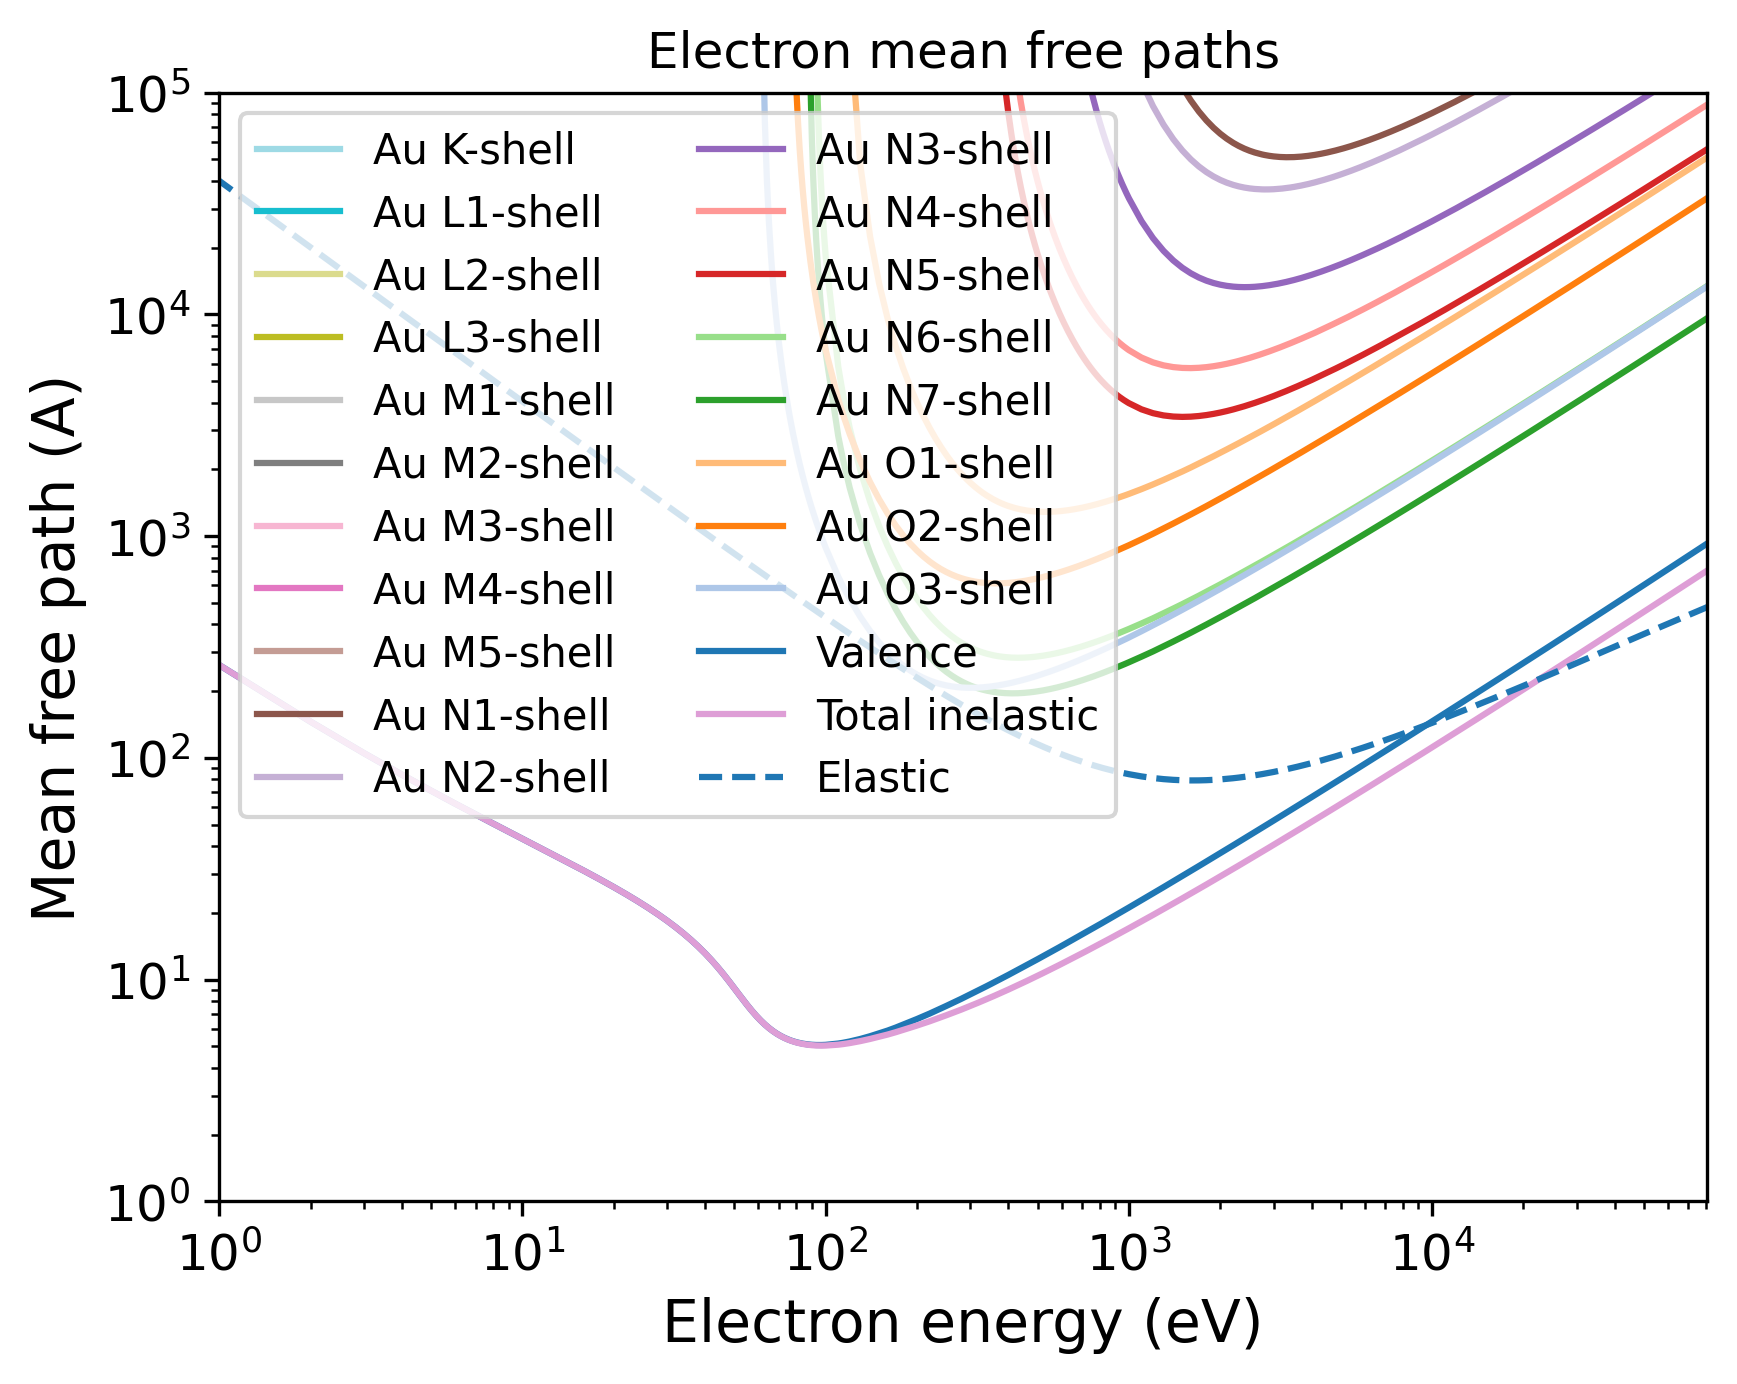

Write Python code to recreate this figure.
import pandas as pd
import numpy as np
import matplotlib.pyplot as plt
import matplotlib.cm as cm
# Set the format:
plt.xlabel("Electron energy (eV)", fontsize=14)
plt.ylabel("Mean free path (A)", fontsize=14)
plt.xticks(fontsize=12)
plt.yticks(fontsize=12)
plt.grid(False)
# Set the axes:
# Read the output file:
df = pd.read_csv(r"OUTPUT_Au_NP_Electron_IMFP.dat", sep=r'\s+', header=None, comment="#", skipinitialspace=True)
plt.xscale("log")
plt.yscale("log")
# Prepare the plot:
columns_to_plot = [ 1, 2, 3, 4, 5, 6, 7, 8, 9, 10, 11, 12, 13, 14, 15, 16, 17, 18, 19, 20, 21]
labels = [ "Au K-shell", "Au L1-shell", "Au L2-shell", "Au L3-shell", "Au M1-shell", "Au M2-shell", "Au M3-shell", "Au M4-shell", "Au M5-shell", "Au N1-shell", "Au N2-shell", "Au N3-shell", "Au N4-shell", "Au N5-shell", "Au N6-shell", "Au N7-shell", "Au O1-shell", "Au O2-shell", "Au O3-shell", "Valence", "Total inelastic"]
# Create N distinct colors from a colormap
N = len(columns_to_plot)
colors = np.vstack([plt.cm.tab20(np.linspace(1, 0, 20)), plt.cm.tab20b(np.linspace(1, 0, 20))])
# Set line styles:
linestyles = [ "-", "-", "-", "-", "-", "-", "-", "-", "-", "-", "-", "-", "-", "-", "-", "-", "-", "-", "-", "-", "-"]
for i, col in enumerate(columns_to_plot):
    color = colors[i % len(colors)]
    ls    = linestyles[i % len(linestyles)]
    label = labels[i % len(labels)]
    plt.plot(df.iloc[:, 0], df.iloc[:, col],
    color=color,
    label=label,
    linestyle=ls)
# Add a curve from the second file
df2 = pd.read_csv(r"OUTPUT_Au_NP_Electron_EMFP.dat", sep=r'\s+', header=None, comment="#", skipinitialspace=True)
columns_to_plot2 = [ 2]
labels2 = [ "Elastic"]
# Create second part of the plot:
for col, label in zip(columns_to_plot2, labels2):
    plt.plot(df2.iloc[:, 0], df2.iloc[:, col], label=label, linestyle="--")
plt.xlim(1.00000000,80729.00100000)
plt.ylim(1.00000000,100000.00000000)
plt.title("Electron mean free paths")
plt.legend(loc="best", fontsize=10, ncol=2)
# Save the plot in this format:
plt.savefig("OUTPUT_MFP_electron.png", dpi=300, bbox_inches="tight")
